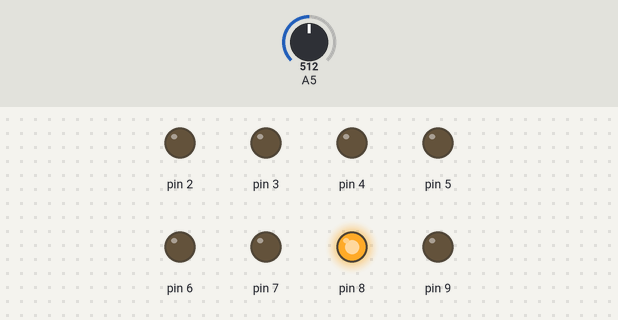
This sketch was run on a simulated Arduino Uno, built with avr-gcc and run on an emulated ATmega328P. On the bench: output pins drawn as LEDs (lit = HIGH). The inputs (shaded band) are chosen by the test bench; at power-on: A5 = 512. What the sketch prints to the serial monitor is not drawn. At 86.5 s the program stops and its outputs stay as they are.

Above: at 1.24 s.
At 38.3 s:
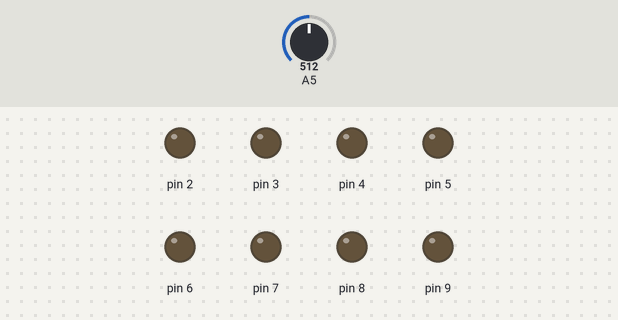
Timing chart, 0 to 40.8 s (numbered marks = the images above):
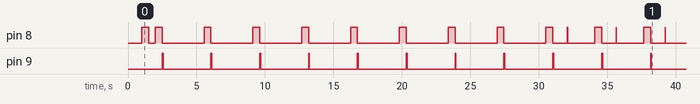

The sketch:

transient6.ino
```cpp
#include <Arduino.h>
#include <math.h>

#include <MsTimer2.h>

volatile int p_now = 0;
void dataPrint() {
  p_now = map(analogRead(A5),  516, 823, 0, 500);
  //p_now = analogRead(A5);
  Serial.print(p_now);
  Serial.print(",");
  Serial.println(PORTB);
}

unsigned long checkPoint = 0;
void setup() {
  DDRD = DDRD | B11111100;
  DDRB = DDRB | B00000011;
  DDRC = DDRC & B00000011;

  Serial.begin(115200);
  delay(1000);

  MsTimer2::set(1, dataPrint);
  MsTimer2::start();
}

void allClose(unsigned long span){
  checkPoint = millis();
  PORTB = B00000000 | (PORTD & B11111100);
  while(millis() - checkPoint < span);
  }
void allOpen (unsigned long span){
  checkPoint = millis();
  PORTB = B00000011 | (PORTD & B11111100);
  while(millis() - checkPoint < span);
  }
void intake  (unsigned long span){
  checkPoint = millis();
  PORTB = B00000010 | (PORTD & B11111100);
  while(millis() - checkPoint < span);
  }
void exhaust (unsigned long span){
  checkPoint = millis();
  PORTB = B00000001 | (PORTD & B11111100);
  while(millis() - checkPoint < span);
  }
void set250kPa() {
  exhaust(500);
  checkPoint = millis();
  PORTB = B00000010 | (PORTD & B11111100);
  while(millis() - checkPoint < 62);
  PORTB = B00000000 | (PORTD & B11111100);
  delay(1000);
  while(p_now >= 235);
}

void loop() {

  //250kPa始点でどれくらい下降するか？

  //--初期設定--//
  exhaust(500UL);
  allClose(500UL);

  //--250始点1ms開閉--//
  set250kPa();
  exhaust(1UL);
  allClose(2000UL);

  //--250始点2ms開閉--//
  set250kPa();
  exhaust(2UL);
  allClose(2000UL);

  //--250始点3ms開閉--//
  set250kPa();
  exhaust(3UL);
  allClose(2000UL);

  //--250始点4ms開閉--//
  set250kPa();
  exhaust(4UL);
  allClose(2000UL);

  //--250始点5ms開閉--//
  set250kPa();
  exhaust(5UL);
  allClose(2000UL);

  //--250始点6ms開閉--//
  set250kPa();
  exhaust(6UL);
  allClose(2000UL);

  //--250始点7ms開閉--//
  set250kPa();
  exhaust(7UL);
  allClose(2000UL);

  //--250始点8ms開閉--//
  set250kPa();
  exhaust(8UL);
  allClose(2000UL);

  //--250始点9ms開閉--//
  set250kPa();
  exhaust(9UL);
  allClose(2000UL);

  //--250始点10ms開閉--//
  set250kPa();
  exhaust(10UL);
  allClose(2000UL);

  //--250始点20ms開閉--//
  set250kPa();
  exhaust(20UL);
  allClose(2000UL);

  //--250始点30ms開閉--//
  set250kPa();
  exhaust(30UL);
  allClose(2000UL);

  //--250始点40ms開閉--//
  set250kPa();
  exhaust(40UL);
  allClose(2000UL);

  //--250始点50ms開閉--//
  set250kPa();
  exhaust(50UL);
  allClose(2000UL);

  //--250始点60ms開閉--//
  set250kPa();
  exhaust(60UL);
  allClose(2000UL);

  //--250始点70ms開閉--//
  set250kPa();
  exhaust(70UL);
  allClose(2000UL);

  //--250始点80ms開閉--//
  set250kPa();
  exhaust(80UL);
  allClose(2000UL);

  //--250始点90ms開閉--//
  set250kPa();
  exhaust(90UL);
  allClose(2000UL);

  //--250始点100ms開閉--//
  set250kPa();
  exhaust(100UL);
  allClose(2000UL);

  //--250始点200ms開閉--//
  set250kPa();
  exhaust(200UL);
  allClose(2000UL);

  //--250始点300ms開閉--//
  set250kPa();
  exhaust(300UL);
  allClose(2000UL);

  //--250始点500ms開閉--//
  set250kPa();
  exhaust(500UL);
  allClose(2000UL);

  //--250始点1000ms開閉--//
  set250kPa();
  exhaust(1000UL);
  allClose(2000UL);

  MsTimer2::stop();
  while(true);
}
```

Measured:
- by itself, pin 8: LOW → HIGH at 1.0 s, → LOW 0.50 s later, → HIGH 0.50 s later, → LOW 0.50 s later, … (30 changes in this stretch)
- by itself, pin 9: alternates HIGH for 0.06 s and LOW for 3.5 s
